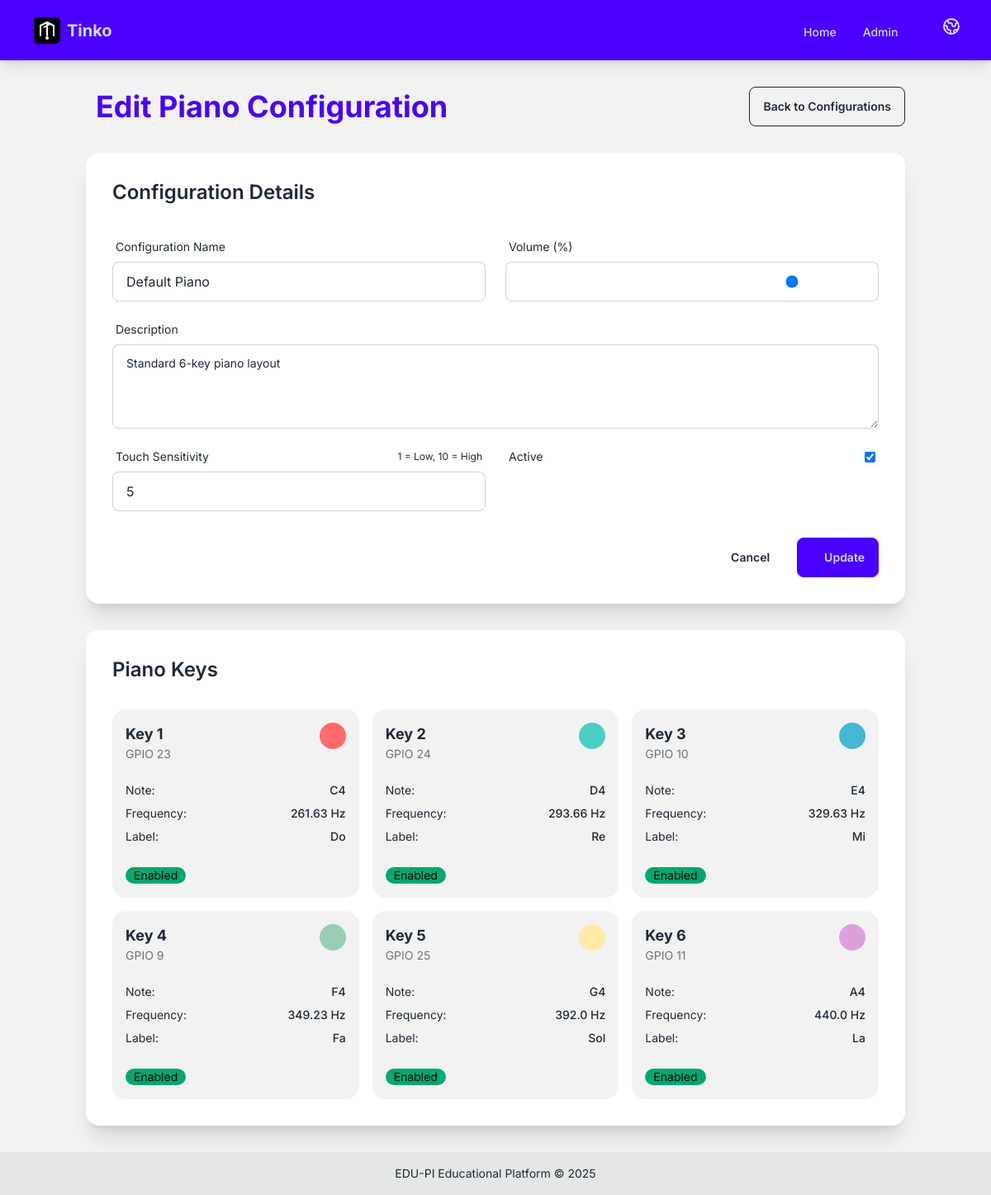
Page /plugins/edupi/touch_piano/configs/1/edit/ on the committed database.
### plugins/edupi/touch_piano/models.py (models this page shows, shortened)
class PianoConfig(models.Model):
    name = models.CharField(
        max_length=100,
        help_text=_("Name of the piano configuration"),
    )
    description = models.TextField(
        blank=True,
        help_text=_("Description of this piano setup"),
    )
    volume = models.PositiveIntegerField(
        default=80,
        help_text=_("Piano volume (0-100%)"),
    )
    sensitivity = models.PositiveIntegerField(
        default=5,
        help_text=_("Touch sensitivity (1-10, higher = more sensitive)"),
    )
    is_active = models.BooleanField(
        default=True,
        help_text=_("Whether this configuration is active"),
    )
    created_at = models.DateTimeField(auto_now_add=True)
    updated_at = models.DateTimeField(auto_now=True)
    class Meta:
        app_label = "edupi_touch_piano"
        verbose_name = _("Piano Configuration")
        verbose_name_plural = _("Piano Configurations")
        ordering = ["name"]

class PianoKey(models.Model):
    config = models.ForeignKey(
        PianoConfig,
        on_delete=models.CASCADE,
        related_name="keys",
        help_text=_("Configuration this key belongs to"),
    )
    key_number = models.PositiveIntegerField(
        help_text=_("Key number (1-6)"),
    )
    note = models.CharField(
        max_length=10,
        help_text=_("Musical note (e.g., C4, D4, E4)"),
    )
    frequency = models.FloatField(
        help_text=_("Note frequency in Hz"),
    )
    gpio_pin = models.PositiveIntegerField(
        help_text=_("GPIO pin number (BCM)"),
    )
    label = models.CharField(
        max_length=50,
        blank=True,
        help_text=_("Optional label for the key"),
    )
    color = models.CharField(
        max_length=7,
        default="#3B82F6",
        help_text=_("Hex color code for this key on the web interface"),
    )
    is_active = models.BooleanField(
        default=True,
        help_text=_("Whether this key is enabled"),
    )
    class Meta:
        app_label = "edupi_touch_piano"
        verbose_name = _("Piano Key")
        verbose_name_plural = _("Piano Keys")
        ordering = ["key_number"]
        unique_together = ["config", "key_number"]

### plugins/edupi/touch_piano/views.py (the view, shortened to what this page needs)
class PianoConfigUpdateView(View):
    def get(self, request, config_id):
        config = get_object_or_404(PianoConfig, id=config_id)
        form = PianoConfigForm(instance=config)
        context = {
            "title": _("Edit Piano Configuration"),
            "form": form,
            "config": config,
            "action": _("Update"),
        }
        return render(request, "touch_piano/config_form.html", context)

### plugins/edupi/touch_piano/templates/touch_piano/config_form.html (shortened to what this page needs)
{% extends "base.html" %}
{% load i18n %}
{% block content %}
<div class="container mx-auto px-4 py-8">
    <div class="flex justify-between items-center mb-8">
        <h1 class="text-4xl font-bold text-primary">
            {{ title }}
        </h1>
        <a href="{% url 'touch_piano:config_list' %}" class="btn btn-outline">
            {% trans "Back to Configurations" %}
        </a>
    </div>
    <div class="card bg-base-100 shadow-xl">
        <div class="card-body">
            <h2 class="card-title text-2xl mb-6">{% trans "Configuration Details" %}</h2>
            <form id="config-form" method="post">
                <div class="grid grid-cols-1 md:grid-cols-2 gap-6">
                    <div class="form-control">
                        <label class="label">
                            <span class="label-text">{{ form.name.label }}</span>
                        </label>
                        {{ form.name }}
                    </div>
                    <div class="form-control">
                        <label class="label">
                            <span class="label-text">{{ form.volume.label }}</span>
                        </label>
                        {{ form.volume }}
                    </div>
                </div>
                <div class="form-control mt-4">
                    <label class="label">
                        <span class="label-text">{{ form.description.label }}</span>
                    </label>
                    {{ form.description }}
                </div>
                <div class="grid grid-cols-1 md:grid-cols-2 gap-6 mt-4">
                    <div class="form-control">
                        <label class="label">
                            <span class="label-text">{{ form.sensitivity.label }}</span>
                            <span class="label-text-alt">{% trans "1 = Low, 10 = High" %}</span>
                        </label>
                        {{ form.sensitivity }}
                    </div>
                    <div class="form-control">
                        <label class="label cursor-pointer">
                            <span class="label-text">{{ form.is_active.label }}</span>
                            {{ form.is_active }}
                        </label>
                    </div>
                </div>
                <div class="flex justify-end gap-4 mt-8">
                    <a href="{% url 'touch_piano:config_list' %}" class="btn btn-ghost">
                        {% trans "Cancel" %}
                    </a>
                    <button type="submit" class="btn btn-primary">
                        {{ action }}
                    </button>
                </div>
            </form>
        </div>
    </div>
    {% if config %}
    <div class="card bg-base-100 shadow-xl mt-8">
        <div class="card-body">
            <h2 class="card-title text-2xl mb-6">{% trans "Piano Keys" %}</h2>
            <div class="grid grid-cols-1 md:grid-cols-2 lg:grid-cols-3 gap-4">
                {% for key in config.keys.all %}
                <div class="card bg-base-200">
                    <div class="card-body p-4">
                        <div class="flex justify-between items-start mb-4">
                            <div>
                                <h3 class="font-bold text-lg">{% trans "Key" %} {{ key.key_number }}</h3>
                                <p class="text-sm text-gray-500">GPIO {{ key.gpio_pin }}</p>
                            </div>
                            <div class="w-8 h-8 rounded-full" style="background-color: {{ key.color }};"></div>
                        </div>
                        <div class="space-y-2 text-sm">
                            <div class="flex justify-between">
                                <span>{% trans "Note:" %}</span>
                                <span class="font-medium">{{ key.note }}</span>
                            </div>
                            <div class="flex justify-between">
                                <span>{% trans "Frequency:" %}</span>
                                <span class="font-medium">{{ key.frequency }} Hz</span>
                            </div>
                            {% if key.label %}
                            <div class="flex justify-between">
                                <span>{% trans "Label:" %}</span>
                                <span class="font-medium">{{ key.label }}</span>
                            </div>
                            {% endif %}
                        </div>
                        <div class="mt-4">
                            <span class="badge {% if key.is_active %}badge-success{% else %}badge-ghost{% endif %}">
                                {% if key.is_active %}{% trans "Enabled" %}{% else %}{% trans "Disabled" %}{% endif %}
                            </span>
                        </div>
                    </div>
                </div>
                {% endfor %}
            </div>
        </div>
    </div>
    {% endif %}
</div>
{% endblock %}

### templates/base.html (style rules this page uses)
body { font-family: 'Inter', sans-serif; }

### rows in the picture
PianoConfig: name "Default Piano", volume "80", description "Standard 6-key piano layout", sensitivity "5", is_active "☑"
PianoKey: key_number "1", gpio_pin "23", note "C4", frequency "261.63", label "Do"
PianoKey: key_number "2", gpio_pin "24", note "D4", frequency "293.66", label "Re"
PianoKey: key_number "3", gpio_pin "10", note "E4", frequency "329.63", label "Mi"
PianoKey: key_number "4", gpio_pin "9", note "F4", frequency "349.23", label "Fa"
PianoKey: key_number "5", gpio_pin "25", note "G4", frequency "392.0", label "Sol"
PianoKey: key_number "6", gpio_pin "11", note "A4", frequency "440.0", label "La"

### other values in the picture
{{ title }} "Edit Piano Configuration"
{{ action }} "Update"
